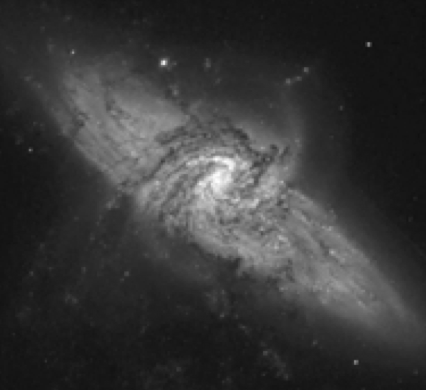
%> input picture Lab_2/galaxy.png, 426 x 390 px
$ octave LAB.m   (GNU Octave 9; MATLAB toolbox functions it lacks are replaced by stand-ins)
%> lines starting %> are read from the running program, lines starting %| are printed output that depends on the picture; in (x1, y1, x2, y2) boxes, pixels count from 0 and x2, y2 are one past the last pixel; in counts of white or black regions, pixels touching at a corner belong together; the program's own positions count from 1; pictures that were not available may be replaced by others from this repository, and a replacement may not be noted
%% Selma Boudissa and Meldrick Reimmer
% 21/03/17
% Image Processing
% Lab2 - Image filtering and histogram
clc
close all
clear all


 %% Problem 1

 % Read and display the image
   figure(1)
   subplot( 2,2,1)
   Image = imread ('galaxy.png'); %Load the image
%> Image is the input picture: size 390x426 uint8; min 16, max 254, mean 55.2
   imshow (Image)
   title('Original Image')

% % Test Robert Gradient
  subplot(2,2,2)
  rob= edge(Image, 'Roberts');
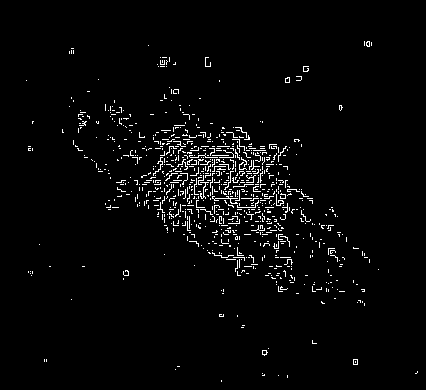
%> rob: size 390x426 logical; 2.8% white in thin lines or dots, all inside (x1, y1, x2, y2) = (26, 41, 418, 382)
  imshow(rob);
  title('Robert Gradient')

 % Test Sobel
  subplot(2,2,3)
  SobelTest = edge(Image,'Sobel');
%> SobelTest: size 390x426 logical; 2.7% white in thin lines or dots, all inside (x1, y1, x2, y2) = (17, 42, 418, 383)
   imshow(SobelTest);
   title('Sobel Gradient')

 % Test Laplacian
  subplot(2,2,4)
  Laplacian = edge(Image,'log') % Apply Laplacian filter
%> Laplacian: size 390x426 logical; 4.8% white in thin lines or dots
  imshow(Laplacian);
  title('Laplacian')

%% Problem 2

 % Read and display the image
   figure(2)
   subplot( 1,3,1)
   Image = imread ('galaxy.png'); %Load the image
   imshow (Image)
   title('Original Image')

% Add a gaussian white noise on the image
  subplot(1,3,2)
  Addnoise = imnoise(Image,'gaussian') ;
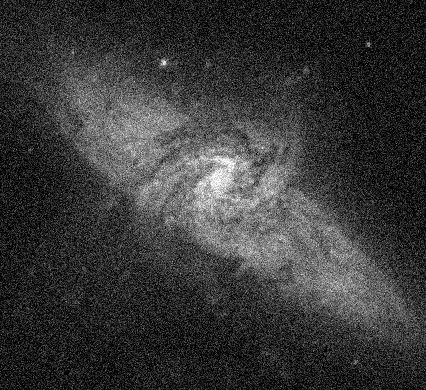
%> Addnoise: size 390x426 uint8; min 0, max 255, mean 56.2
  imshow (Addnoise)
  title ('gaussian white noise')

 % Apply a spatial low-pass filter to eliminate the artefacts
   subplot(1,3,3)
   h = fspecial('gaussian', [7 7], 0.9);
   filtered = imfilter(Image, h);
   imshow(filtered)
   title(' spatial low-pass filter');

 % Calculate the PSNR of the image with noise
  [peaksnr, snr] = psnr(Addnoise, Image);
%> peaksnr = 20.59; snr = 9.03
  fprintf('\n The PSNR value of the image with noise is %0.4f', peaksnr);
%|  The PSNR value of the image with noise is 20.5946

% Calculate the PSNR of the filtered image
  [peaksnr, snr] = psnr(filtered, Image);
%> peaksnr = 43.96; snr = 32.4
  fprintf('\n The PSNR value of the filtered image is %0.4f', peaksnr);
%|  The PSNR value of the filtered image is 43.9606


% Applying a spatial high-pass filter
% Spatial High pass filter

% First Kernel
 kernel1 = -1 * ones(3)/9;
 kernel1(2,2) = 8/9;

% Second Kernel
kernel2 = [-1 -2 -1; 0 0 0; 1 2 1];

% Third Kernel
kernel3 = [-1 0 1; -2 0 2; -1 0 1];

% Appling filters
filteredImage1 = imfilter(single(Image), kernel1);
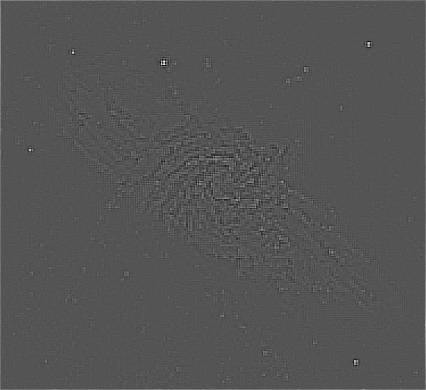
%> filteredImage1: size 390x426 single; min -21.22, max 42.56, mean 0.1; drawn with min black and max white
filteredImage2 = imfilter(single(Image), kernel2);
filteredImage3 = imfilter(single(Image), kernel3);
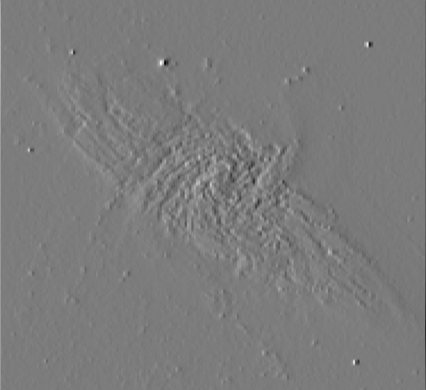
%> filteredImage3: size 390x426 single; min -382, max 402, mean 0; drawn with min black and max white


%Plotting the Results.

figure(3)
subplot( 2,2,1)
Image = imread ('galaxy.png'); %Load the image
imshow (Image)
title('Original Image')

subplot(2,2,2);
imshow(filteredImage1, []);
title('Kernel 1');

subplot(2,2,3);
imshow(filteredImage2, []);
title('Kernel 2');

subplot(2,2,4);
imshow(filteredImage3, []);
title('Kernel 3');


%% Problem 3
% % Read and display the image
  Img = imread ('./images/mri.png'); %Load the image
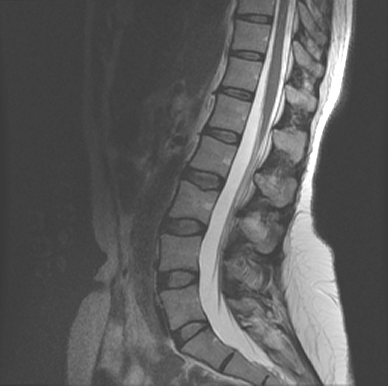
%> input picture Lab_2/mri.gif, 388 x 386 px, given in place of mri.png, which was not available
%> Img is the input picture: size 386x388 uint8; min 55, max 255, mean 93.6
  figure (4);
  title ('Original image')
  imshow (Img)


%  Enhance the contrast on the scan image
 H= imadjust (Img)
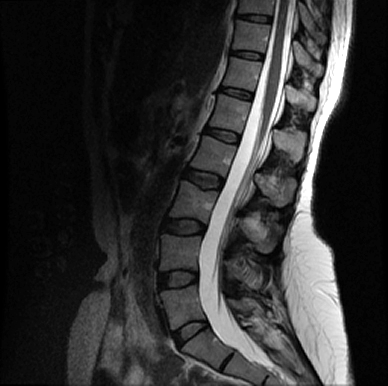
%> H: size 386x388 uint8; min 0, max 255, mean 49.2
 figure (5) , title ('Image after contrast enhanced')
 imshowpair (Img, H , 'montage')
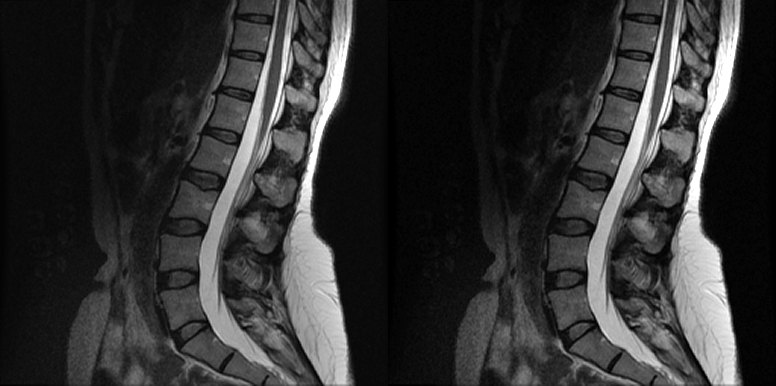
%> displayed picture: size 386x776, on the screen's scale of 0 to 255; min 0, max 255, mean 49.2
